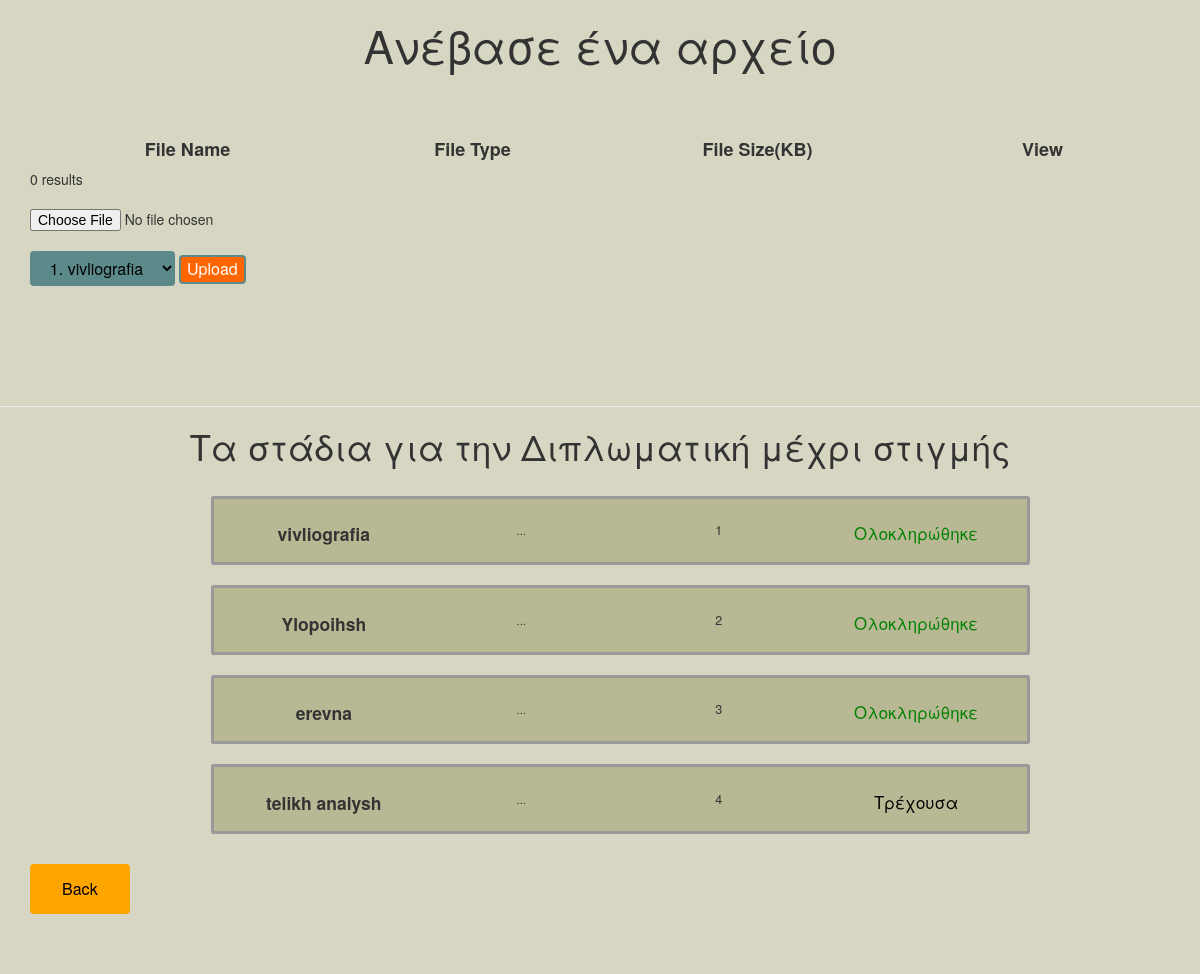
The app's page /WebDev/file_handler.php (signed in) with its own data.
### tables this page shows
CREATE TABLE `project_stages` (
  `project_stagesID` int(6) NOT NULL,
  `projectID` int(11) NOT NULL,
  `stage_name` varchar(50) NOT NULL,
  `stage_summary` varchar(50) NOT NULL,
  `stage_number` tinyint(4) NOT NULL,
  `status` varchar(20) NOT NULL,
  `start_date` date NOT NULL,
  `end_date` date NOT NULL
);

### WebDev/file_handler.php (the view, shortened to what this page needs)
<!DOCTYPE html>
<html lang="en">
    <head>
        <link rel="stylesheet" href="https://maxcdn.bootstrapcdn.com/bootstrap/3.3.7/css/bootstrap.min.css">
        <link rel="stylesheet" type="text/css"  href="css/bootstrap.css">
        <link rel="stylesheet" type="text/css" href="fonts/font-awesome/css/font-awesome.css">
        <link rel="stylesheet" type="text/css"  href="css/style.css">
        <link rel="stylesheet" type="text/css" href="css/responsive.css">
        <link rel="stylesheet" href="https://maxcdn.bootstrapcdn.com/bootstrap/3.3.7/css/bootstrap.min.css">
    </head>
    <body style="background-color: #d6d6c2">
        <div class="container">
            <h3 style=" text-align: center; font-size:45px;">Ανέβασε ένα αρχείο</h3>
            <br>
            <br>
            <div class="container" style="text-align:center;">
                <div class="col-md-3" >
                    <h3 style="font-size:18px; font-weight: bold;">File Name</h3>
                </div>
                <div class="col-md-3" >
                    <h3 style="font-size:18px; font-weight: bold;">File Type</h3>
                </div>
                <div class="col-md-3" >
                    <h3 style="font-size:18px; font-weight: bold;">File Size(KB)</h3>
                </div>
                <div class="col-md-3" >
                    <h3 style="font-size:18px; font-weight: bold;">View</h3>
                </div>
            </div>
            <?php
            $servername = "localhost";
            $username = "root";
            $dbname = "webdev";
            $conn = new mysqli($servername, $username, '', $dbname);
            $username = $_SESSION["username"];
            if ($_SESSION["type"] == 'teacher') {
                $projectID = $_SESSION["projectID"];
                $folder = $_SESSION["folder"];
                $sql = "SELECT uploads.folder as folder,uploads.file as file FROM users,projects,uploads WHERE users.username='$username' AND projects.projectID='$projectID' AND uploads.project=projects.projectID AND users.username=projects.teacher AND uploads.folder='$folder' ";
            } else if ($_SESSION["type"] == 'student') {
                $sql = "SELECT uploads.folder as folder,uploads.file as file FROM users,projects,uploads WHERE users.username='$username' AND uploads.project=projects.projectID AND (projects.student1=users.username OR projects.student2=users.username )";
            }
            $result = $conn->query($sql);
            if ($result->num_rows > 0) {
                while ($row = $result->fetch_assoc()) {
                    ?>
                    <div class="container" style=" border-radius: 4px;  border: 5px solid #999999;  padding:1%; background-color:#b8b894; text-align:center;" >
                        <div class="col-md-3" >
                            <h3 style="font-size:18px; font:bold;"><?php echo $row["file"] ?></h3>
                        </div>
                        <div class="col-md-3" >
                            <h3 style="font-size:18px; font:bold;"><?php echo 'PDF' ?></h3>
                        </div>
                        <div class="col-md-3" >
                            <h3 style="font-size:18px; font:bold;"><?php echo '12TB' ?></h3>
                        </div>
                        <div class="col-md-3" >
                            <h3 style="font-size:18px; font:bold;"><a href="/webdev/WebDev/uploads/<?php echo $row["folder"] ?>/<?php echo $row["file"] ?><?php echo '' ?>" >view file</a></h3>
                        </div>
                    </div>
                    <?php
                }
            } else {
                echo "0 results";
            }
            ?>
            <br>
            <br>
            <form id="fash" action="upload.php" method="post" enctype="multipart/form-data">
                <input class="" type="file" name="file" size="50" />
                <br />
                <?php
                $servername = "localhost";
                $username = "root";
                $dbname = "webdev";
                $conn = new mysqli($servername, $username, '', $dbname);
                $projectID = $_SESSION["projectID"];
                $sql = "SELECT * FROM project_stages WHERE projectID='$projectID' ORDER BY stage_number ASC";
                ?>
                <select name="fash" id="mySelect1" class="dropbtn1" form="fash">
                    <?php
                    $result = $conn->query($sql);
                    if ($result->num_rows > 0) {
                        $counter = 1;
                        while ($row = $result->fetch_assoc()) {
                            ?>
                            <option value="<?php echo $row["project_stagesID"]; ?>"><?php
                                echo "$counter. ";
                                $counter++;
                                ?></option>
                            <?php
                        }
                    }
                    ?>
                </select>
                <input class="button4" style="background-color:#ff6600 " type="submit" value="Upload" />
            </form>
        </div>
        <?php
        $projectid = $_SESSION["projectID"];
        $servername = "localhost";
        $username = "root";
        $dbname = "webdev";
        $conn = new mysqli($servername, $username, '', $dbname);
        $sql = "SELECT * FROM project_stages WHERE projectID='$projectid' ORDER BY stage_number ASC";
        $result = $conn->query($sql);
        ?>
        <br>
        <br>
        <br>
        <br>
        <br>
        <hr>
        <h3 style=" font-size:35px; text-align: center">Τα στάδια για την Διπλωματική μέχρι στιγμής</h3>
        <br>
        <ul style="list-style-type:none; align-content:center; ">
            <?php
            if ($result->num_rows > 0) {
                while ($row = $result->fetch_assoc()) {
                    ?>
                    <div class="container" style=" border-radius: 4px; border: 5px solid #999999; zoom:70%;   padding:1%; background-color:#b8b894; text-align:center;" >
                        <div class="col-md-3" >
                            <h3 style="font-size:25px;  font-weight: bold;"><?php echo $row["stage_name"] ?></h3>
                        </div>
                        <div class="col-md-3">
                            <h3 style="font-size: 16px;">  <?php echo $row["stage_summary"] ?> </h3>
                        </div>
                        <div class="col-md-3 ">
                            <h3 style=" font-size: 18px;">  <?php echo $row["stage_number"] ?></h3>
                        </div>
                        <div class="col-md-3">
                            <?php if ($row["status"] == 'current') { ?>
                                <h3 style="color:black;"> Τρέχουσα</h3>
                            <?php } else if ($row["status"] == 'pending') { ?>
                                <h3 style="color:red;"> Προσεχώς</h3>
                            <?php } else { ?>
                                <h3 style="color:green;"> Ολοκληρώθηκε</h3>
                            <?php } ?>
                        </div>
                    </div>
                    <br>
                    <?php
                }
            }
            ?>
        </ul>
        <div class="container">
            <form id="pp" action="<?php echo $_SESSION["path"]; ?>" method="post">
                <input name="log" type="submit" class="button5" style="align-content:center; border-color:#ffa31a;color:black; background-color:orange;" value="Back">
            </form>
            <br>
            <br>
            <br>
        </div>
</body>
</html>

### WebDev/css/style.css (style rules this page uses)
html { position: relative; min-height: 100%; }
body, html { font-family: 'Raleway', sans-serif; text-rendering: optimizeLegibility !important; -webkit-font-smoothing: antialiased !important; }
.button4 { background-color: #476b6b; color: white; font-size: 16px; border-radius: 4px; border: 2px solid #5c8a8a; }
.button5 { background-color: #476b6b ; color: white; padding: 14px 32px; font-size: 16px; border-radius: 4px; border: 1px #5c8a8a; }
.dropbtn1 { color: black; background-color: #5c8a8a; padding:5px; width:auto; font-size: 16px; background-repeat: no-repeat; background-position-x:90px; background-position-y: 5px; background-image:url(../img/loc_1.png); border: none; border-radius: 4px; text-align: center; transition: all 0.5s; cursor: pointer; }
@media (min-width: 1200px) { .container { width: 1200px; } }

### records on screen
project_stages: stage_name "vivliografia", stage_summary "...", stage_number "1", status "Ολοκληρώθηκε"
project_stages: stage_name "Ylopoihsh", stage_summary "...", stage_number "2", status "Ολοκληρώθηκε"
project_stages: stage_name "erevna", stage_summary "...", stage_number "3", status "Ολοκληρώθηκε"
project_stages: stage_name "telikh analysh", stage_summary "...", stage_number "4", status "Τρέχουσα"

### other values on screen
form field fash "1. vivliografia"
